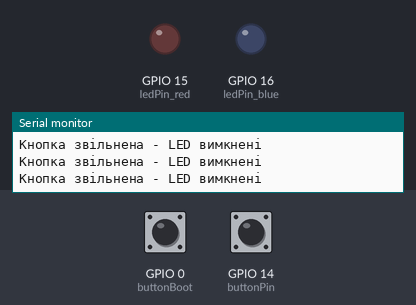
Simulated run of this program. Board: ESP32-S3. Parts: output pins drawn as LEDs (lit = HIGH), the last lines printed to the serial monitor. Dashed ring = blinking. Inputs (shaded band) come from the test bench; at power-on: GPIO 0 (buttonBoot) HIGH, GPIO 14 (buttonPin) HIGH.

Above: at 2.2 s.
2.3 s: GPIO 0 (buttonBoot) pulled LOW for 0.15 s
At 4.0 s:
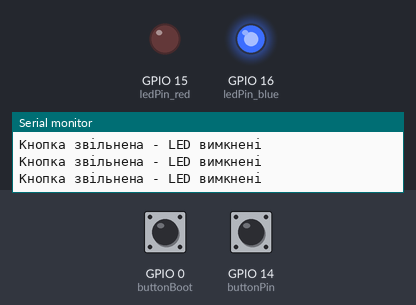
5.4 s: GPIO 14 (buttonPin) pulled LOW for 1 s
At 5.97 s:
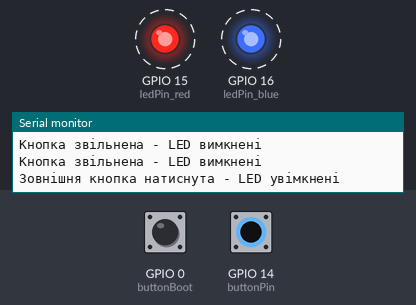
8.4 s: GPIO 14 (buttonPin) pulled LOW for 3.2 s
At 12.1 s:
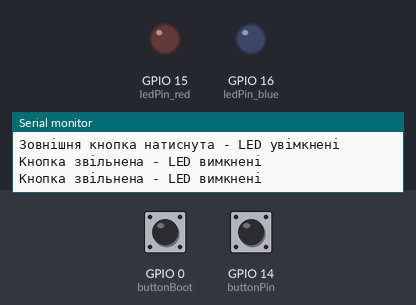
13.1 s: GPIO 0 (buttonBoot) pulled LOW for 1 s
At 13.5 s:
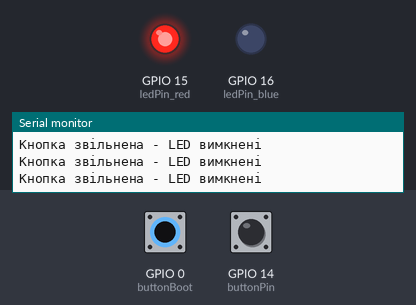
Timing chart, 0 to 16.7 s (numbered marks = the images above; inputs shaded):
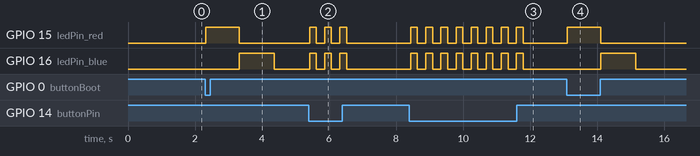

Measured:
- after the input at 2.3 s, GPIO 15 (ledPin_red): LOW → HIGH at once, → LOW 1.0 s later; GPIO 16 (ledPin_blue): LOW → HIGH after 1.0 s, → LOW 1.1 s later
- after the input at 5.4 s, GPIO 15 (ledPin_red), GPIO 16 (ledPin_blue): alternates HIGH for 0.20 s and LOW for 0.25 s, 6 changes in all, then stays LOW, starting at once
- after the input at 8.4 s, GPIO 15 (ledPin_red), GPIO 16 (ledPin_blue): alternates HIGH for 0.20 s and LOW for 0.25 s, 16 changes in all, then stays LOW, starting at once
- after the input at 13.1 s, GPIO 15 (ledPin_red): LOW → HIGH at once, → LOW 1.0 s later; GPIO 16 (ledPin_blue): LOW → HIGH after 1.0 s, → LOW 1.1 s later

The program:

main.cpp
```cpp
#include <Arduino.h>

#define ledPin_red 15
#define ledPin_blue 16
#define buttonPin 14
#define buttonBoot 0

void setup() {
    // Ініціалізація послідовного інтерфейсу для відладки
    Serial.begin(115200);
    delay(1000); // Очікування стабілізації Serial

    pinMode(ledPin_red, OUTPUT);
    pinMode(ledPin_blue, OUTPUT);
    pinMode(buttonPin, INPUT_PULLUP);
    pinMode(buttonBoot, INPUT);
    Serial.println("GPIO система ініціалізована");
}

void loop() {
    // Зчитування стану кнопки
    int buttonState = digitalRead(buttonPin);
    int bootButtonState = digitalRead(buttonBoot);

    // Логіка керування
    if (buttonState == LOW)
    { // Кнопка натиснута
        digitalWrite(ledPin_red, HIGH);
        digitalWrite(ledPin_blue, HIGH);
        delay(200);
        digitalWrite(ledPin_red, LOW);
        digitalWrite(ledPin_blue, LOW);
        delay(200);
        printf("Зовнішня кнопка натиснута - LED увімкнені\n");
    }
    else if (bootButtonState == LOW)
    {
        digitalWrite(ledPin_red, HIGH);
        digitalWrite(ledPin_blue, LOW);
        delay(1000);
        digitalWrite(ledPin_red, LOW);
        digitalWrite(ledPin_blue, HIGH);
        delay(1000);
        printf("Boot кнопка натиснута - LED увімкнені\n");
    }
    else
    { // Кнопка не натиснута
        digitalWrite(ledPin_red, LOW);
        digitalWrite(ledPin_blue, LOW);
        printf("Кнопка звільнена - LED вимкнені\n");
    }

    // Затримка 50 мс
    delay(50);
}
```
